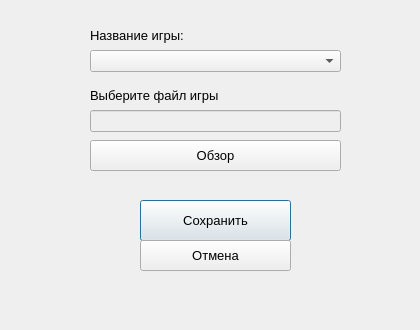
<?xml version="1.0" encoding="UTF-8"?>
<ui version="4.0">
 <class>AddGameFiles</class>
 <widget class="QDialog" name="AddGameFiles">
  <property name="geometry">
   <rect>
    <x>0</x>
    <y>0</y>
    <width>420</width>
    <height>330</height>
   </rect>
  </property>
  <property name="windowTitle">
   <string>Добавление файлов игры</string>
  </property>
  <widget class="QLineEdit" name="le_GamePath">
   <property name="enabled">
    <bool>false</bool>
   </property>
   <property name="geometry">
    <rect>
     <x>90</x>
     <y>110</y>
     <width>251</width>
     <height>22</height>
    </rect>
   </property>
  </widget>
  <widget class="QLabel" name="lb_Game">
   <property name="geometry">
    <rect>
     <x>90</x>
     <y>20</y>
     <width>141</width>
     <height>31</height>
    </rect>
   </property>
   <property name="font">
    <font>
     <pointsize>10</pointsize>
    </font>
   </property>
   <property name="text">
    <string>Название игры:</string>
   </property>
  </widget>
  <widget class="QLabel" name="lb_GamePath">
   <property name="geometry">
    <rect>
     <x>90</x>
     <y>80</y>
     <width>231</width>
     <height>31</height>
    </rect>
   </property>
   <property name="font">
    <font>
     <pointsize>10</pointsize>
    </font>
   </property>
   <property name="text">
    <string>Выберите файл игры</string>
   </property>
  </widget>
  <widget class="QPushButton" name="btn_Save">
   <property name="geometry">
    <rect>
     <x>140</x>
     <y>200</y>
     <width>151</width>
     <height>41</height>
    </rect>
   </property>
   <property name="font">
    <font>
     <pointsize>10</pointsize>
    </font>
   </property>
   <property name="text">
    <string>Сохранить</string>
   </property>
  </widget>
  <widget class="QPushButton" name="btn_Cancel">
   <property name="geometry">
    <rect>
     <x>140</x>
     <y>240</y>
     <width>151</width>
     <height>31</height>
    </rect>
   </property>
   <property name="font">
    <font>
     <pointsize>10</pointsize>
    </font>
   </property>
   <property name="text">
    <string>Отмена</string>
   </property>
  </widget>
  <widget class="QPushButton" name="btn_Browse">
   <property name="geometry">
    <rect>
     <x>90</x>
     <y>140</y>
     <width>251</width>
     <height>31</height>
    </rect>
   </property>
   <property name="font">
    <font>
     <pointsize>10</pointsize>
    </font>
   </property>
   <property name="text">
    <string>Обзор</string>
   </property>
  </widget>
  <widget class="QComboBox" name="cb_Game">
   <property name="geometry">
    <rect>
     <x>90</x>
     <y>50</y>
     <width>251</width>
     <height>22</height>
    </rect>
   </property>
  </widget>
 </widget>
 <resources/>
 <connections/>
</ui>
